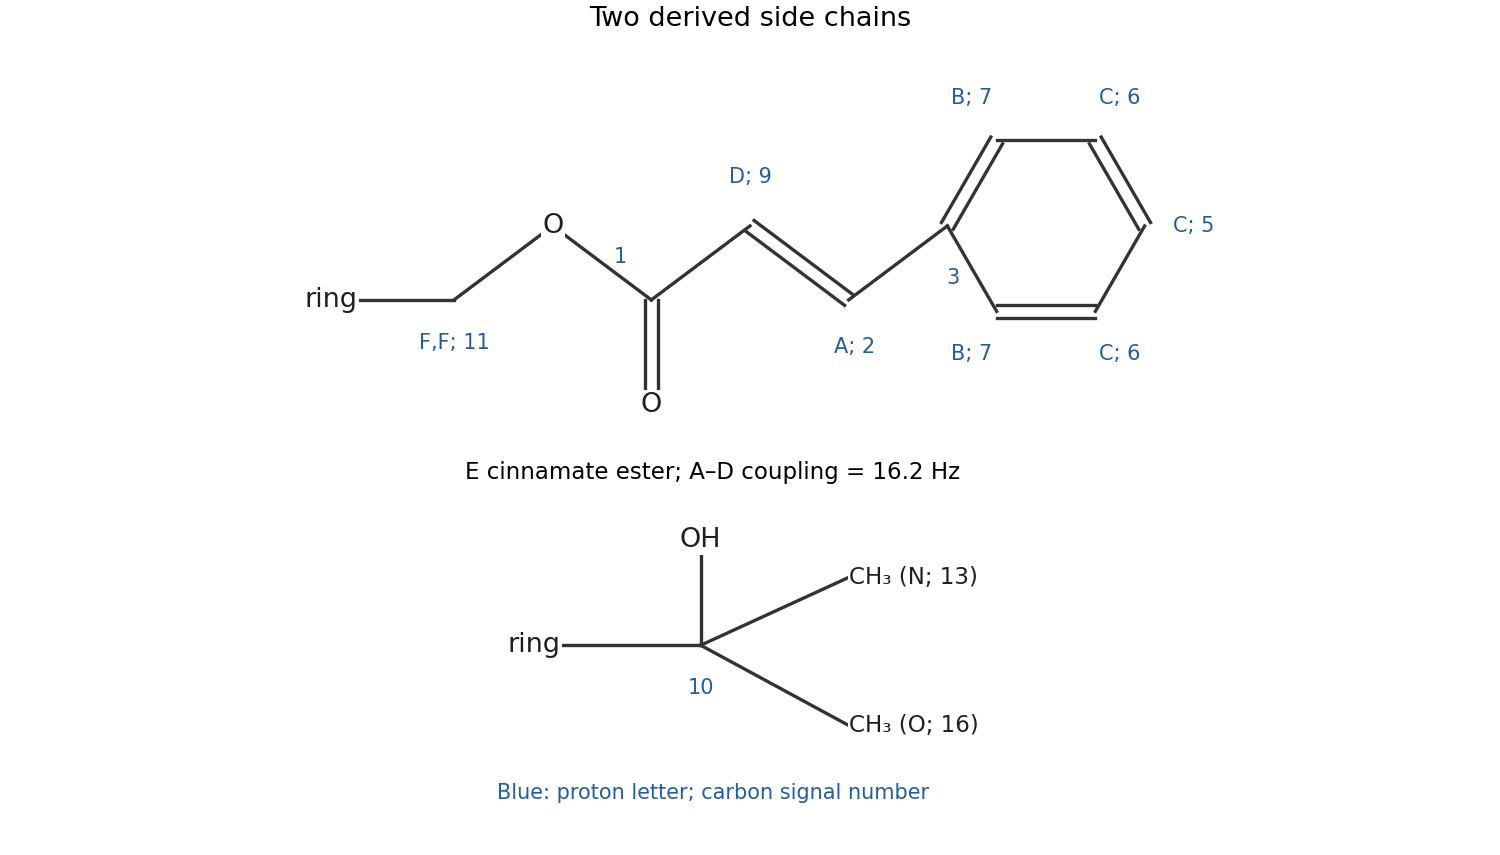

The script that drew this image:
"""Original explanatory chemistry drawing; Python 3.14 / Matplotlib 3.10.7 / NumPy 2.3.5."""
import sys
from pathlib import Path
sys.path.insert(0,str(Path(__file__).resolve().parents[2]))
import matplotlib
matplotlib.use('Agg')
import matplotlib.pyplot as plt
import numpy as np
from tools.chemistry_diagram import atom,bond,ring,curly,flow,finish,save
BLUE='#245c9f'
def label(ax,p,text,size=10):
    ax.text(*p,text,ha='center',va='center',fontsize=size,color=BLUE)

fig,ax=plt.subplots(figsize=(10,5.7),layout='constrained')
p=np.array([[0,0],[1,0],[1.8,.6],[2.6,0],[3.4,.6],[4.2,0],[5,.6]])
for i in range(6):bond(ax,p[i],p[i+1],2 if i==4 else 1)
atom(ax,p[0],'ring');atom(ax,p[2],'O')
bond(ax,p[3],(2.6,-.85),2);atom(ax,(2.6,-.85),'O')
for xy,t in [((1,-.35),'F,F; 11'),((2.35,.35),'1'),((3.4,1.0),'D; 9'),((4.25,-.38),'A; 2'),((5.05,.18),'3')]:label(ax,xy,t)
centre=np.array([5.8,.6]);ang=np.deg2rad([180,120,60,0,-60,-120])
pts=centre+.8*np.column_stack([np.cos(ang),np.sin(ang)])
ring(ax,pts,{0:2,2:2,4:2})
for i,t in [(1,'B; 7'),(5,'B; 7'),(2,'C; 6'),(4,'C; 6'),(3,'C; 5')]:label(ax,centre+1.2*(pts[i]-centre)/.8,t)
ax.text(3.1,-1.45,'E cinnamate ester; A–D coupling = 16.2 Hz',ha='center',fontsize=11)
central=np.array([3.,-2.8])
for end in [(1.65,-2.8),(3.,-1.95),(4.2,-2.25),(4.2,-3.45)]:bond(ax,central,end)
atom(ax,(1.65,-2.8),'ring');atom(ax,(3.,-1.95),'OH')
for xy,t in [((4.2,-2.25),'CH₃ (N; 13)'),((4.2,-3.45),'CH₃ (O; 16)')]:atom(ax,xy,t,size=11,ha='left')
label(ax,(3.,-3.15),'10')
ax.text(3.1,-4.05,'Blue: proton letter; carbon signal number',ha='center',fontsize=10,color=BLUE)
finish(ax,(-.4,7.2),(-4.45,2.05),'Two derived side chains')

save(fig,Path(__file__).with_suffix('.png').name,dpi=150)
